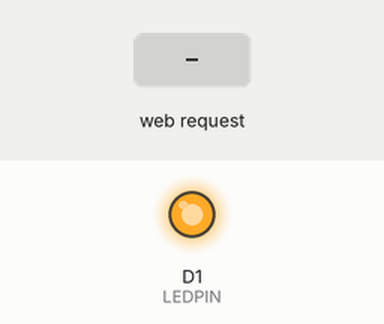
The sketch below on a simulated ESP8266 (NodeMCU). Parts: output pins drawn as LEDs (lit = HIGH). Inputs (shaded band) come from the test bench. WiFi joins after 1.5 s; servers stay silent unless stated.

Above: at 2.7 s.
2.8 s: HTTP request GET /LED=ON received
At 4.7 s:
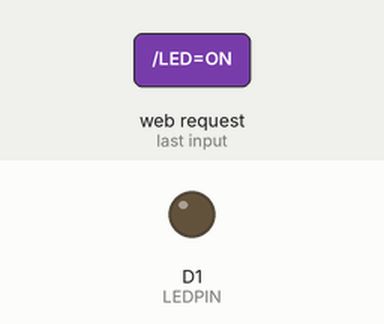
5.3 s: HTTP request GET /LED=OFF received
At 6.6 s:
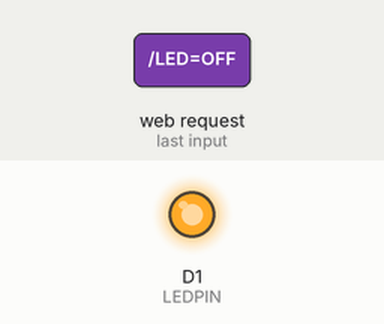
Timing chart, 0 to 8.3 s (numbered marks = the images above; inputs shaded):
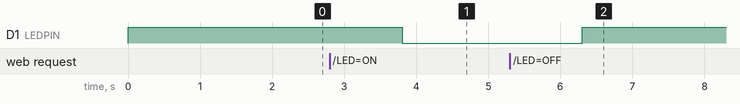

The sketch:

desk-light-controller.ino
```cpp
#include <ESP8266WiFi.h>

const char* WIFI_NAME = "CICEK";
const char* WIFI_PASSWORD = "27726134";
const uint8_t LEDPIN = D1;

WiFiServer server(80);

IPAddress local_IP(192, 168, 1, 10);
IPAddress gateway(192, 168, 1, 1);
IPAddress subnet(255, 255, 255, 0);
IPAddress primaryDNS(8, 8, 8, 8);
IPAddress secondaryDNS(8, 8, 4, 4);


void setup() {
  Serial.begin(9600);

  WiFi.config(local_IP, gateway, subnet, primaryDNS, secondaryDNS);

  pinMode(LEDPIN, OUTPUT);
  digitalWrite(LEDPIN, HIGH);

  WiFi.begin(WIFI_NAME, WIFI_PASSWORD);

  while (WiFi.status() != WL_CONNECTED) {
    delay(100);
  }

  server.begin();
}

void loop() {
  WiFiClient client = server.available();

  if (!client) {
    return;
  }

  while(!client.available()){
    delay(1);
  }

  String request = client.readStringUntil('r');
  client.flush();

  int value = HIGH;

  if (request.indexOf("/LED=OFF") != -1) {
    digitalWrite(LEDPIN, HIGH);
    value = HIGH;
  }

  if (request.indexOf("/LED=ON") != -1) {
    digitalWrite(LEDPIN, LOW);
    value = LOW;
  }

  client.println("HTTP/1.1 200 OK");
  client.println("Content-Type: text/html");
  client.println("");
  client.println("<!DOCTYPE HTML>");
  client.println("<html>");
  client.println("<meta name=\"viewport\" content=\"width=device-width, initial-scale=1\">");
  client.println("<link rel=\"stylesheet\" href=\"https://www.w3schools.com/w3css/4/w3.css\">");
  client.println("<style>p.padding{padding-left: 0.4cm;}p{color: black;}cred{color: red}cgreen{color: green}</style>");

  client.print("<br><p class=\"padding\">Desk Light is now : ");

  if(value == HIGH) {
    client.print("<cred>Off</cred>");
  }

  else {
    client.print("<cgreen>On<cgreen></p>");
  }

  client.println("<div class=\"w3-container\">");
  client.println("<br>");
  client.println("<a href=\"/LED=ON\"\"><button class=\"w3-btn w3-ripple w3-green\">Turn On </button></a>");
  client.println("<a href=\"/LED=OFF\"\"><button class=\"w3-btn w3-ripple w3-red\">Turn Off </button></a><br />");
  client.println("</div>");
  client.println("</html>");

}
```

Measured:
- after the input at 2.8 s, D1 (LEDPIN): HIGH → LOW after 1.0 s
- after the input at 5.3 s, D1 (LEDPIN): LOW → HIGH after 1.0 s
